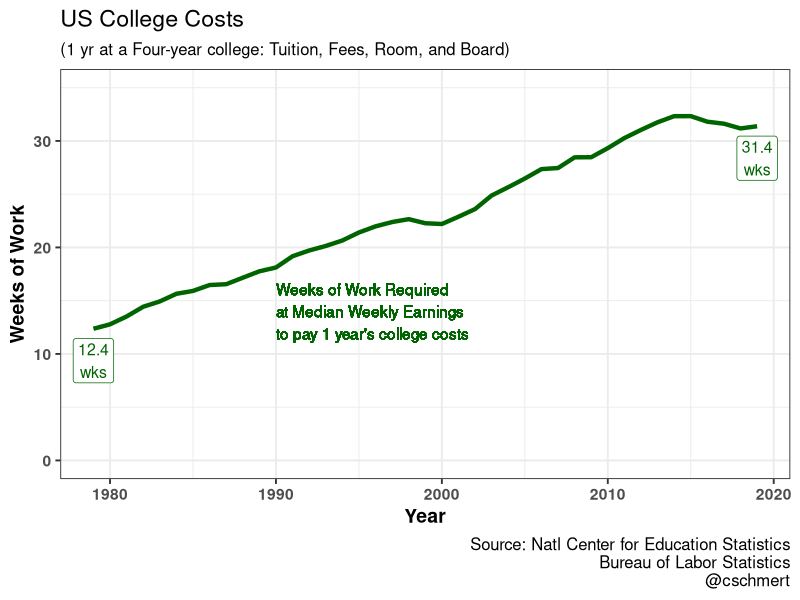
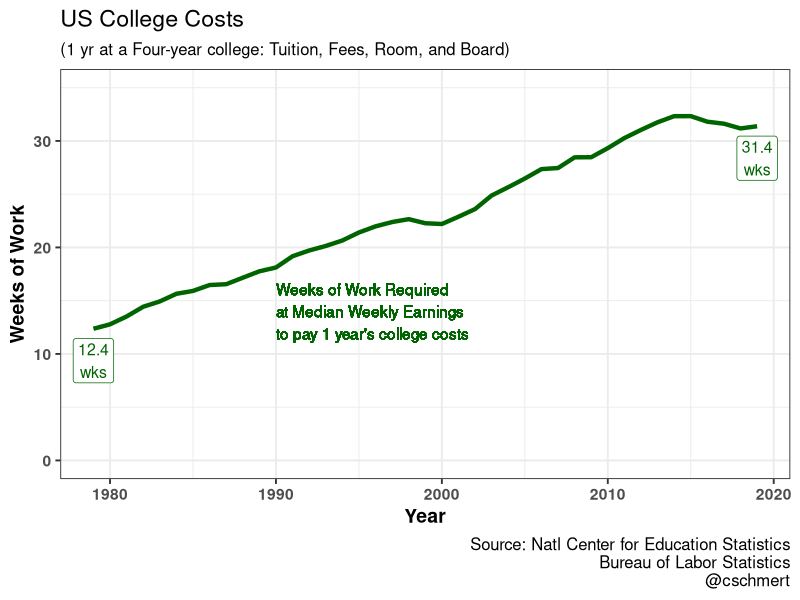

Write R code to recreate these figures, in order.


library(tidyverse)

# 
# Bureau of Labor Statistics
# Consumer Price Index
# Series Id:    CUUR0000SA0
# 
# Not Seasonally Adjusted
# Series Title: All items in U.S. city average, all urban consumers, not seasonally adjusted
# Area:         U.S. city average
# Item:         All items
# Base Period:  1982-84=100
# 

CPI_all = tibble(
  year = 1969:2021,
  cpi = c(36.7,38.8,40.5,41.8,44.4,49.3,
          53.8,56.9,60.6,65.2,72.6,82.4,
          90.9,96.5,99.6,103.9,107.6,109.6,
          113.6,118.3,124.0,130.7,136.2,
          140.3,144.5,148.2,152.4,156.9,
          160.5,163.0,166.6,172.2,177.1,
          179.9,184.0,188.9,195.3,201.6,
          207.342,215.303,214.537,218.056,
          224.939,229.594,232.957,236.736,
          237.017,240.007,245.120,251.107,
          255.657,258.811,270.970))  %>% 
  mutate(multiplier = cpi/cpi[year==2019])

#"Table 330.10. Average undergraduate tuition, fees, room, and board rates charged for full-time students in degree-granting postsecondary institutions, by level and control of 
#              institution: Selected years, 1963-64 through 2019-20"																								
# https://nces.ed.gov/programs/digest/d20/tables/dt20_330.10.asp
# "Total tuition, fees, room and board for 4-year institutions
# Constant 2019-2020 dollars
# year in this df is first half of academic year:
# e.g. "1968" means 1968-1969 AY

# convert NCES costs (which are in 2019-2020 dollars) into the
# equivalent nominal amounts, using overall CPI

costs = tibble(year = 1968:2019,
      real_costs = c(         
        11144,11402,11554,11737,12202,11570,10860,10922,11294,11191,
        10955,10494,10391,10799,11547,11997,12551,13011,13792,13928,
        14275,14609,14601,15332,15806,16354,16637,17199,17548,17935,
        18585,18764,18985,19689,20395,21433,22154,22559,23277,23529,
        24400,25073,25682,26010,26541,27041,27615,28211,28189,28360,
        28121,28775)) %>% 
       full_join(CPI_all) %>% 
       mutate(nominal_costs = real_costs * multiplier)


# Bureau of Labor Statistics
# https://data.bls.gov/pdq/SurveyOutputServlet
# Median wkly earnings, Emp FT, Wage & sal wrkrs - LEU0252881500 

earnings = tibble(
   year = 1979:2021,
   nominal_earnings = c(
          241,262,284,302,313,326,344,359,374,385,399,
          412,426,440,459,467,479,490,503,523,549,576,
          596,608,620,638,651,671,695,722,739,747,756,
          768,776,791,809,832,860,886,917,984,998)
)

data = full_join(costs,earnings) %>% 
        filter(year %in% 1979:2019) %>% 
        mutate(weeks_needed = nominal_costs/nominal_earnings)

text_df = filter(data, year %in% c(1979,2019)) %>% 
           mutate(txt = paste0(sprintf('%2.1f', weeks_needed),'\nwks')) %>% 
           select(year,weeks_needed, txt)

ggplot(data=data) +
  aes(x=year, y=weeks_needed) +
  geom_line(color='darkgreen', size=1.5) +
  theme_bw(base_size=14) +
  theme(axis.text = element_text(face='bold'),
        axis.title = element_text(face='bold'),
        plot.subtitle = element_text(size=12),
        plot.caption =  element_text(size=12)) +
  scale_y_continuous( limits=c(0,35)) +
  labs(title='US College Costs',
       subtitle= '(1 yr at a Four-year college: Tuition, Fees, Room, and Board)',
       x='Year',y='Weeks of Work',
       caption='Source: Natl Center for Education Statistics\nBureau of Labor Statistics\n@cschmert') +
  geom_label(data=text_df, aes(label=txt), 
             nudge_y = -3, size=4, color='darkgreen') +
  geom_text(x=1990, y=14, hjust=0, 
            label=paste0('Weeks of Work Required',
                         '\nat Median Weekly Earnings',
                         '\nto pay 1 year\'s college costs'), color='darkgreen')


ggsave('weeks-needed-to-pay-college-costs.png', height=6, width=6, dpi=300)

